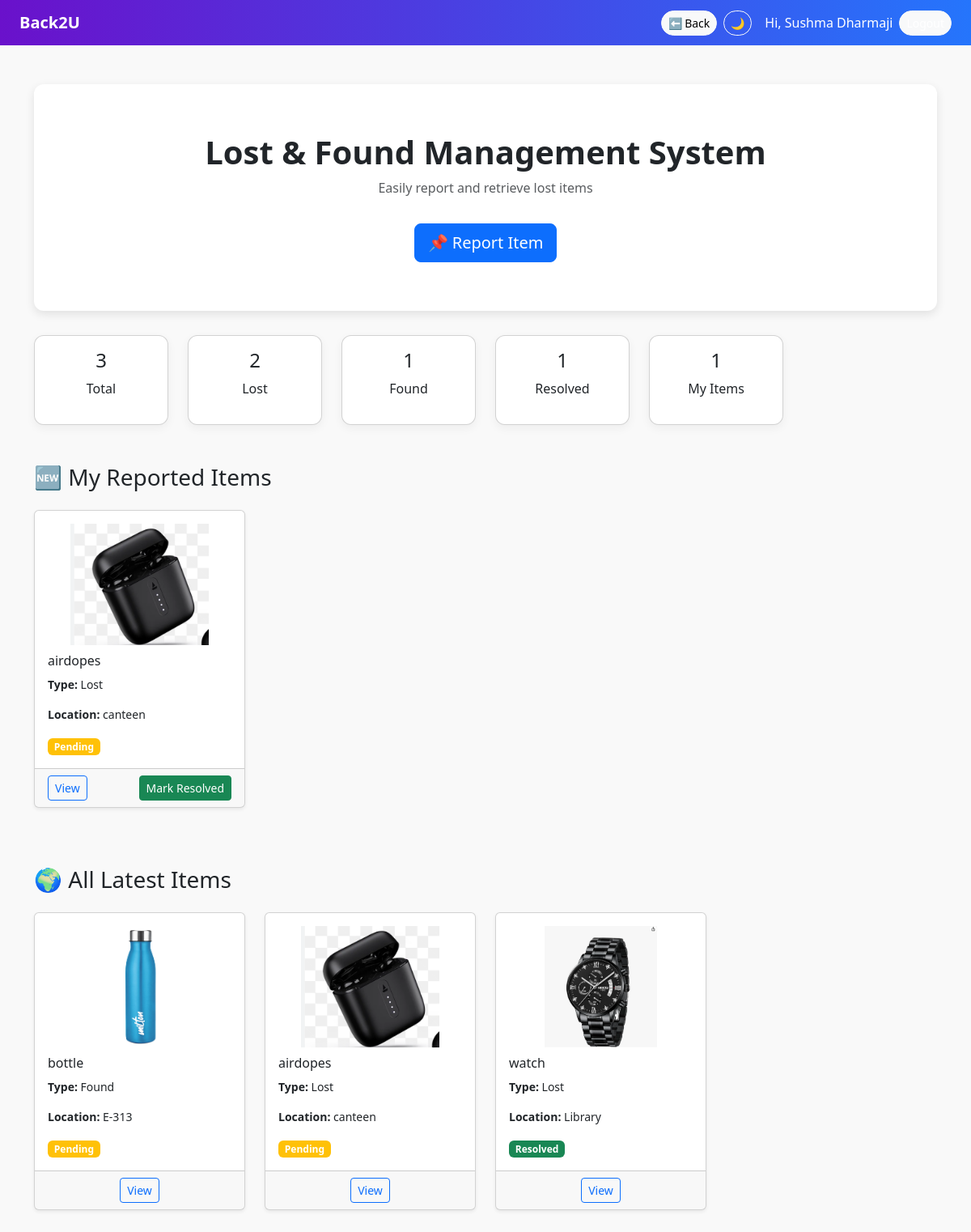
Page /dashboard (signed in) on the committed database.
### app.py (models this page shows)
class User(UserMixin, db.Model):
    id = db.Column(db.Integer, primary_key=True)
    name = db.Column(db.String(100))
    email = db.Column(db.String(150), unique=True, nullable=False)
    password = db.Column(db.String(200), nullable=False)
    items = db.relationship("Item", backref="user", lazy=True)

class Item(db.Model):
    id = db.Column(db.Integer, primary_key=True)
    title = db.Column(db.String(100), nullable=False)
    type = db.Column(db.String(50), nullable=False)  # Lost or Found
    location = db.Column(db.String(200), nullable=False)
    description = db.Column(db.Text, nullable=False)
    image = db.Column(db.String(200))
    date_reported = db.Column(db.DateTime, default=datetime.utcnow)
    is_resolved = db.Column(db.Boolean, default=False)
    user_id = db.Column(db.Integer, db.ForeignKey("user.id"), nullable=False)

### app.py (the view)
@app.route("/dashboard")
@login_required
def dashboard():
    items = Item.query.filter_by(user_id=current_user.id).order_by(Item.date_reported.desc()).all()
    all_items = Item.query.order_by(Item.date_reported.desc()).limit(12).all()  # latest 12 items
    stats = {
        "total": Item.query.count(),
        "lost": Item.query.filter_by(type="Lost").count(),
        "found": Item.query.filter_by(type="Found").count(),
        "resolved": Item.query.filter_by(is_resolved=True).count(),
        "mine": Item.query.filter_by(user_id=current_user.id).count(),
    }
    return render_template("dashboard.html", items=items, all_items=all_items, stats=stats)

### app.py (called while the page is built)
@login_manager.user_loader
def load_user(user_id):
    return User.query.get(int(user_id))

### templates/dashboard.html (shortened to what this page needs)
<!DOCTYPE html>
<html lang="en">
<head>
  <link href="https://cdn.jsdelivr.net/npm/bootstrap@5.3.2/dist/css/bootstrap.min.css" rel="stylesheet">
</head>
<body>
<nav class="navbar navbar-expand-lg px-4">
  <a class="navbar-brand fw-bold text-white" href="{{ url_for('dashboard') }}">Back2U</a>
  <div class="ms-auto d-flex align-items-center gap-2">
    <button type="button" onclick="goBack()" class="btn btn-light btn-sm rounded-pill">⬅ Back</button>
    <button onclick="toggleDarkMode()" class="btn btn-outline-light btn-sm rounded-pill">🌙</button>
    {% if current_user.is_authenticated %}
      <span class="text-white ms-2">Hi, {{ current_user.name }}</span>
      <a href="{{ url_for('logout') }}" class="btn btn-light btn-sm rounded-pill">Logout</a>
    {% else %}
      <a href="{{ url_for('login') }}" class="btn btn-outline-light me-2 rounded-pill">Login</a>
      <a href="{{ url_for('register') }}" class="btn btn-light rounded-pill">Sign Up</a>
    {% endif %}
  </div>
</nav>
<div class="container mt-5">
  <div class="hero">
    <h1 class="fw-bold">Lost & Found Management System</h1>
    <p class="text-muted">Easily report and retrieve lost items</p>
    <a href="{{ url_for('add_item') }}" class="btn btn-primary btn-lg mt-3">📌 Report Item</a>
  </div>
</div>
<div class="container mb-5">
  <div class="row g-4 text-center">
    <div class="col-md-2 col-6"><div class="card stats-card p-3"><h4>{{ stats.total }}</h4><p>Total</p></div></div>
    <div class="col-md-2 col-6"><div class="card stats-card p-3"><h4>{{ stats.lost }}</h4><p>Lost</p></div></div>
    <div class="col-md-2 col-6"><div class="card stats-card p-3"><h4>{{ stats.found }}</h4><p>Found</p></div></div>
    <div class="col-md-2 col-6"><div class="card stats-card p-3"><h4>{{ stats.resolved }}</h4><p>Resolved</p></div></div>
    <div class="col-md-2 col-6"><div class="card stats-card p-3"><h4>{{ stats.mine }}</h4><p>My Items</p></div></div>
  </div>
</div>
<div class="container mb-5">
  <h3 class="mb-4">🆕 My Reported Items</h3>
  <div class="row">
    {% for item in items %}
      <div class="col-md-3 mb-4">
        <div class="card shadow-sm h-100">
          <div class="card-body">
            {% if item.image %}
              <img src="{{ url_for('static', filename='images/' ~ item.image) }}" alt="Item Image" class="item-thumb">
            {% else %}
              <p class="text-muted"><i>No image uploaded</i></p>
            {% endif %}
            <h6 class="card-title">{{ item.title }}</h6>
            <p class="small"><strong>Type:</strong> {{ item.type }}</p>
            <p class="small"><strong>Location:</strong> {{ item.location }}</p>
            <span id="badge-{{ item.id }}"
                  class="badge {% if item.is_resolved %}bg-success{% else %}bg-warning{% endif %}">
              {% if item.is_resolved %}Resolved{% else %}Pending{% endif %}
            </span>
          </div>
          <div class="card-footer text-center d-flex justify-content-between">
            <a href="{{ url_for('item_detail', item_id=item.id) }}" class="btn btn-outline-primary btn-sm">View</a>
            <button type="button"
                    id="btn-{{ item.id }}"
                    onclick="toggleStatus({{ item.id }})"
                    class="btn btn-sm {% if item.is_resolved %}btn-warning{% else %}btn-success{% endif %}">
              {% if item.is_resolved %}Mark Pending{% else %}Mark Resolved{% endif %}
            </button>
          </div>
        </div>
      </div>
    {% else %}
      <p class="text-muted">You haven’t reported any items yet.</p>
    {% endfor %}
  </div>
</div>
<div class="container mb-5">
  <h3 class="mb-4">🌍 All Latest Items</h3>
  <div class="row">
    {% for item in all_items %}
      <div class="col-md-3 mb-4">
        <div class="card shadow-sm h-100">
          <div class="card-body">
            {% if item.image %}
              <img src="{{ url_for('static', filename='images/' ~ item.image) }}" alt="Item Image" class="item-thumb">
            {% else %}
              <p class="text-muted"><i>No image uploaded</i></p>
            {% endif %}
            <h6 class="card-title">{{ item.title }}</h6>
            <p class="small"><strong>Type:</strong> {{ item.type }}</p>
            <p class="small"><strong>Location:</strong> {{ item.location }}</p>
            <span class="badge {% if item.is_resolved %}bg-success{% else %}bg-warning{% endif %}">
              {% if item.is_resolved %}Resolved{% else %}Pending{% endif %}
            </span>
          </div>
          <div class="card-footer text-center">
            <a href="{{ url_for('item_detail', item_id=item.id) }}" class="btn btn-outline-primary btn-sm">View</a>
          </div>
        </div>
      </div>
    {% else %}
      <p class="text-muted">No items reported by anyone yet.</p>
    {% endfor %}
  </div>
</div>
</body>
</html>

### templates/dashboard.html (style rules this page uses)
body { background-color: #f9f9f9; }
.navbar { background: linear-gradient(to right, #6a11cb, #2575fc); }
.navbar a { color: white !important; }
.hero { text-align: center; padding: 60px 20px; background: #fff; border-radius: 12px; box-shadow: 0 4px 12px rgba(0,0,0,0.1); margin-bottom: 30px; }
.stats-card { border-radius: 12px; box-shadow: 0 4px 12px rgba(0,0,0,0.05); }
.item-thumb { width: 100%; max-height: 150px; object-fit: contain; border-radius: 8px; margin-bottom: 10px; }

### rows in the picture
User: name "Sushma Dharmaji"
Item: image (picture), title "airdopes", type "Lost", location "canteen", is_resolved "Pending"
Item: image (picture), title "bottle", type "Found", location "E-313", is_resolved "Pending"
Item: image (picture), title "watch", type "Lost", location "Library", is_resolved "Resolved"

### other values in the picture
{{ stats.total }} "3"
{{ stats.lost }} "2"
{{ stats.found }} "1"
{{ stats.resolved }} "1"
{{ stats.mine }} "1"
